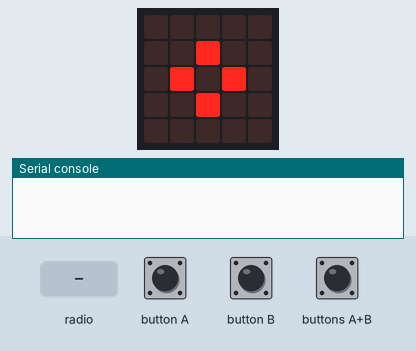
This program was run on a simulated BBC micro:bit (MakeCode). On the bench: the board's 5×5 LED display, the last lines printed to the serial console. The inputs (shaded band) are chosen by the test bench. No radio messages arrive unless stated (any console line starting 'radio sent:' is added by the test bench).

Above: at 1.2 s.
1.3 s: button A pressed for 3.2 s
At 4.7 s:
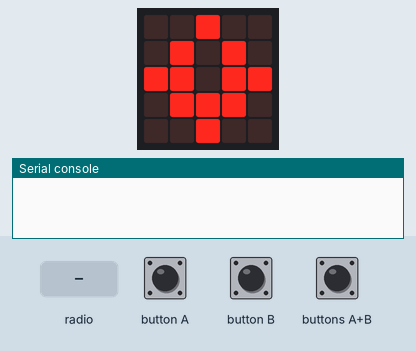
6.0 s: radio message "1" arrives
At 6.49 s:
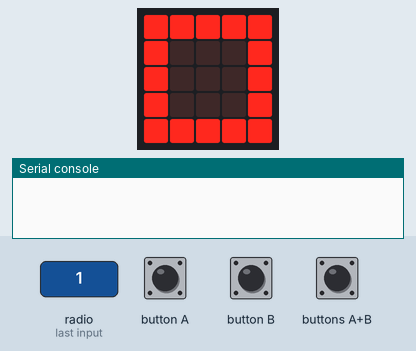
8.1 s: button B pressed for 1 s
10.6 s: button A pressed for 1 s
At 11.01 s:
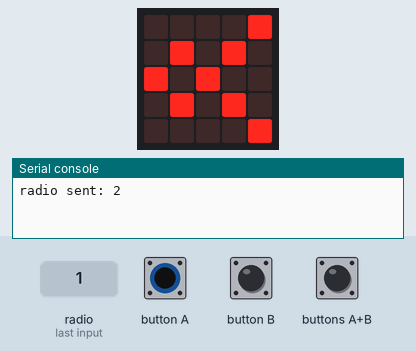
13.1 s: radio message "1" arrives
At 13.5 s:
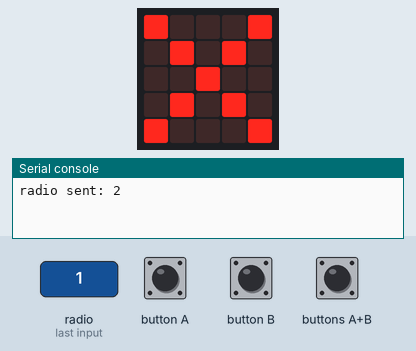
15.2 s: buttons A+B pressed 5 times (0.12 s each, 0.3 s apart)
At 16.1 s:
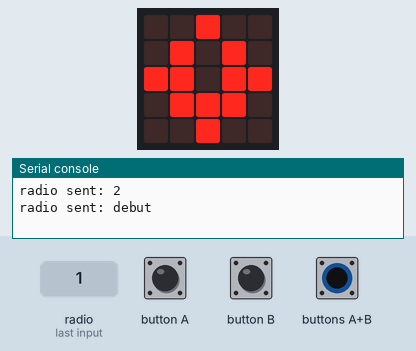
Timing chart, 0 to 18.2 s (numbered marks = the images above; inputs shaded):
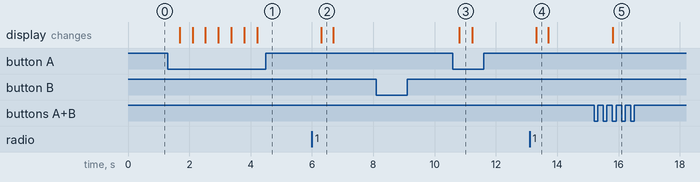

The program:

main.ts
```typescript
radio.onReceivedNumber(function (receivedNumber) {
    if (receivedNumber == choix) {
        images.createImage(`
            # . . . #
            . # . # .
            . . # . .
            . # . # .
            # . . . #
            `).showImage(0)
    } else {
        images.createImage(`
            # # # # #
            # . . . #
            # . . . #
            # . . . #
            # # # # #
            `).showImage(0)
    }
})
let choix = 0
radio.setGroup(1)
choix = 1
basic.forever(function () {
    if (input.buttonIsPressed(Button.AB)) {
        choix = 1
        radio.sendString("debut")
    }
    if (input.buttonIsPressed(Button.A)) {
        choix += 1
    }
    if (choix == 4) {
        choix = 1
    }
    if (choix == 1) {
        images.createImage(`
            . . . . .
            . . # . .
            . # . # .
            . . # . .
            . . . . .
            `).showImage(0)
    }
    if (choix == 2) {
        images.createImage(`
            . . # . .
            . # . # .
            # # . # #
            . # # # .
            . . # . .
            `).showImage(0)
    }
    if (choix == 3) {
        images.createImage(`
            . . . . #
            . # . # .
            # . # . .
            . # . # .
            . . . . #
            `).showImage(0)
    }
    if (input.buttonIsPressed(Button.B)) {
        radio.sendNumber(choix)
        while (input.buttonIsPressed(Button.B)) {

        }
    }
})
```

test.ts
```typescript
// les tests vont ici ; cela ne sera pas compilé si ce paquet est utilisé en tant qu'extension.
```

Measured:
- after the input at 1.3 s, the display: changes after 0.38 s (image 1)
- after the input at 6.0 s, the display: changes after 0.30 s (image 2)
- after the input at 10.6 s, the display: changes after 0.20 s (image 3)
- after the input at 13.1 s, the display: changes after 0.21 s (image 4)
- after the input at 15.2 s, the display: changes after 0.62 s (image 5)
- what the display in image 2 shows lasts 0.4 s, from 6.3 s to 6.7 s
